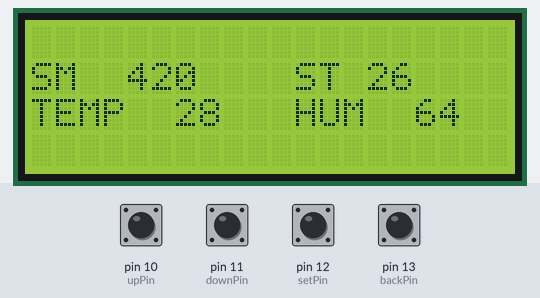
A sketch run on a simulated Arduino Uno, built with avr-gcc and run on an emulated ATmega328P. Shown: 20×4 character LCD. The test bench sets the inputs (shaded band); at power-on: pin 10 (upPin), pin 11 (downPin), pin 12 (setPin), pin 13 (backPin) HIGH. What the sketch prints to the serial monitor is not drawn.

Above: at 1.2 s.
1.3 s: pin 12 (setPin) pulled LOW for 0.15 s
At 1.8 s:
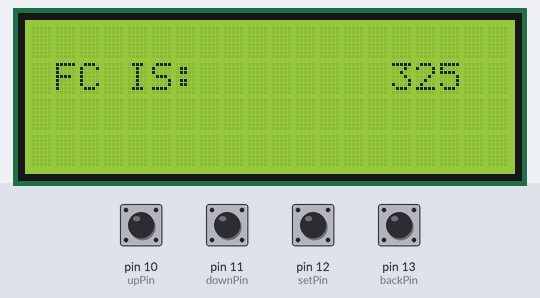
2.9 s: pin 13 (backPin) pulled LOW for 0.15 s
At 4.0 s:
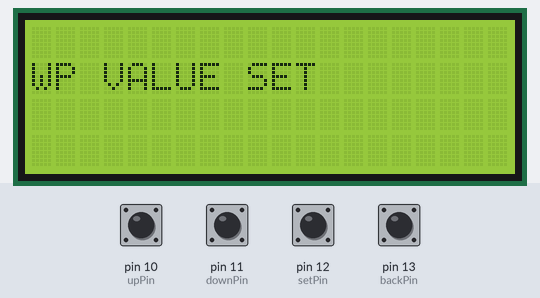
4.5 s: pin 10 (upPin) pulled LOW for 0.15 s
At 5.7 s:
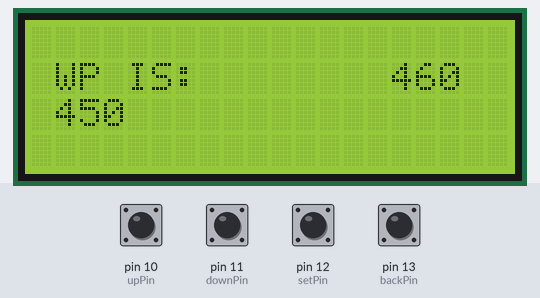
6.1 s: pin 11 (downPin) pulled LOW for 0.15 s
At 6.6 s:
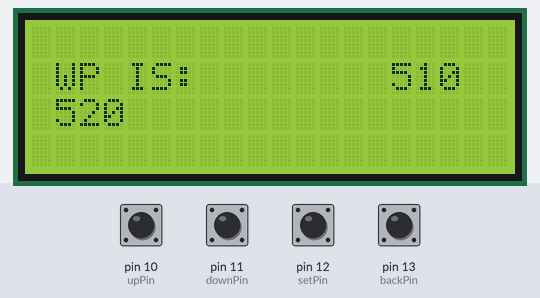
7.7 s: pin 10 (upPin) pulled LOW for 1 s
At 9.9 s:
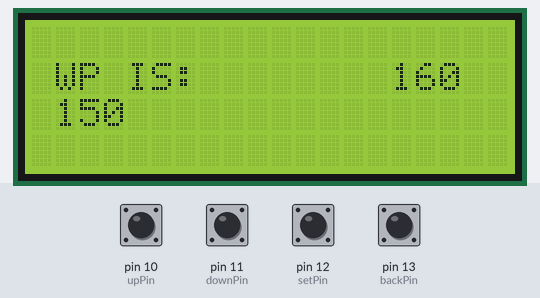
10.2 s: pin 11 (downPin) pulled LOW for 1 s
At 12.1 s:
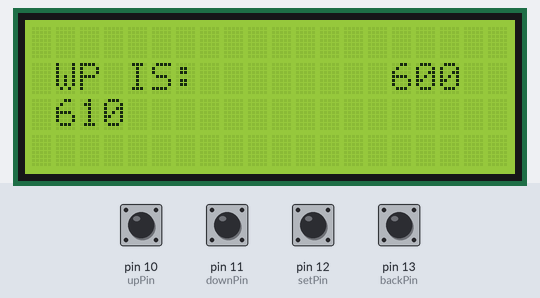
Timing chart, 0 to 13.6 s (numbered marks = the images above; inputs shaded):
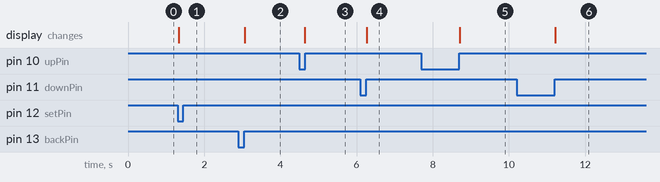

Measured:
- after the input at 1.3 s, the display: changes at once (image 1)
- after the input at 2.9 s, the display: changes after 0.16 s (image 2)
- after the input at 4.5 s, the display: changes after 0.14 s (image 3)
- after the input at 6.1 s, the display: changes after 0.16 s (image 4)
- after the input at 7.7 s, the display: changes after 1.0 s (image 5)
- after the input at 10.2 s, the display: changes after 1.0 s (image 6)

The sketch:

temp_lcd.ino
```cpp
#include <Wire.h>
#include <LiquidCrystal_I2C.h>

#define rowPin  9 //keypad pins
#define upPin  10
#define downPin 11
#define setPin  12
#define backPin 13

int threshold = 500, j,k,i, colm1, colm2, colm3, colm4;
int fc = 325;
int wp = 500;
LiquidCrystal_I2C lcd(0x3F, 20, 4);

void setup()
{
  Serial.begin(9600);
  pinMode(rowPin, OUTPUT);   //KP1
  pinMode(upPin, INPUT);    //KP2
  pinMode(downPin, INPUT);    //KP3
  pinMode(setPin, INPUT);    //KP4
  pinMode(backPin, INPUT);    //KP5
  digitalWrite(rowPin, LOW);
  digitalWrite(upPin, HIGH);
  digitalWrite(downPin, HIGH);
  digitalWrite(setPin, HIGH);
  digitalWrite(backPin, HIGH);
  lcd.begin();
}

void loop()
{
  i=0;
  j=0;
  k=0;

  if(i==0)
  {
  lcd.clear();
  lcd.setCursor(0, 1);
  lcd.print("SM  420");
  lcd.setCursor(11, 1);
  lcd.print("ST 26");
  lcd.setCursor(0, 2);
  lcd.print("TEMP  28");
  lcd.setCursor(11, 2);
  lcd.print("HUM  64");
  }
  colm3 = digitalRead(setPin);
  if (colm3 == LOW)
  {
    i=1; j=0, k=1;
    while (j != 1)
    {
      FC();
    }
    while (k != 1 )
    {
      WP();
      Serial.println("outside the wp");
    }
  }
  Serial.println("Outside the if loop");
}
void FC()
{
  bool flagKey = 1;
  int colm1 = digitalRead(upPin);
  int colm2 = digitalRead(downPin);
  int colm3 = digitalRead(setPin);
  int colm4 = digitalRead(backPin);
  if (colm1 == LOW || colm2 == LOW || colm3 == LOW || colm4 == LOW)
  {
    if (colm1 == LOW || colm2 == LOW || colm3 == LOW)
    {
      lcd.clear();
      lcd.setCursor(1, 1);
      lcd.print("FC IS:");
      lcd.setCursor(15,1);
      lcd.print(fc);
      delay(1000);
      //To increase threshold value
      if (colm1 == LOW && flagKey == 1)
      {
        fc = fc - 10;
        lcd.setCursor(1, 2);
        lcd.print(fc);
        Serial.println(fc);

      }

      //To decrease threshold value
      if (colm2 == LOW && flagKey == 1)
      {
        fc = fc + 10;
        lcd.setCursor(1, 2);
        lcd.print(fc);
        Serial.println(fc);
      }
    }

    //To set the threshold & update the EEPROM
    if (colm4 == LOW)
    {
      lcd.clear();
      lcd.setCursor(0, 1);
      lcd.print("FC VALUE SET");
      Serial.println("back");
      flagKey=0;
      j=1, k=0;
     }
   }
}

void WP()
{
  bool flagKey = 1;
  int colm1 = digitalRead(upPin);
  int colm2 = digitalRead(downPin);
  int colm3 = digitalRead(setPin);
  int colm4 = digitalRead(backPin);
  if (colm1 == LOW || colm2 == LOW || colm3 == LOW || colm4 == LOW)
  {
    if (colm1 == LOW || colm2 == LOW || colm3 == LOW)
    {
      lcd.clear();
      lcd.setCursor(1, 1);
      lcd.print("WP IS:");
      lcd.setCursor(15,1);
      lcd.print(wp);

      //To increase threshold value
      if (colm1 == LOW && flagKey == 1)
      {
        wp = wp - 10;
        Serial.println(wp);
        lcd.setCursor(1, 2);
        lcd.print(wp);
        Serial.println(wp);

      }

      //To decrease threshold value
      if (colm2 == LOW && flagKey == 1)
      {
        wp = wp + 10;
        lcd.setCursor(1, 2);
        lcd.print(wp);
        Serial.println(wp);
      }
    }

    //To set the threshold & update the EEPROM
    if (colm4 == LOW)
    {
      lcd.clear();
      lcd.setCursor(0, 1);
      lcd.print("WP VALUE SET");
      Serial.println("back");
      flagKey=0;
      i=0;
      k=0;
     }
   }
}
```
